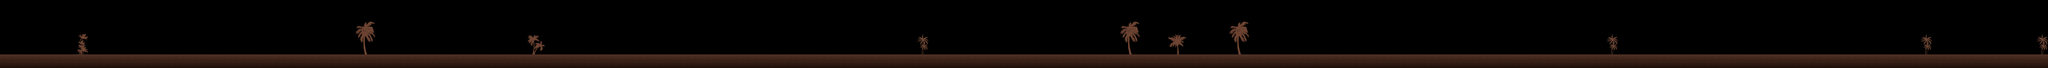

Tiled map render using the project's own tile images. Description and the map definition, with tile-layer contents summarised, below:
An orthogonal 300x10 tile map with 64x64 px tiles, 1 tile layer (bg) and 92 objects.

<map version="1.0" orientation="orthogonal" width="300" height="10" tilewidth="64" tileheight="64">
 <tileset firstgid="1" name="tile" tilewidth="64" tileheight="64">
  <image source="tile.png" width="640" height="384" />
 </tileset>
 <layer name="bg" width="300" height="10">
  <data>[3000 cells, 695 non-empty, 47 distinct tile ids]</data>
 </layer>
 <objectgroup name="bigObstacle" width="300" height="10">
  <object x="979" y="285" width="27" height="224" />
  <object x="2933" y="285" width="33" height="224" />
  <object x="3942" y="258" width="39" height="252" />
  <object x="4888" y="273" width="42" height="239" />
  <object x="6694" y="224" width="30" height="285" />
  <object x="8524" y="285" width="24" height="224" />
  <object x="10758" y="230" width="24" height="279" />
  <object x="13518" y="230" width="33" height="279" />
  <object x="14642" y="261" width="39" height="248" />
  <object x="15997" y="276" width="27" height="233" />
  <object x="16903" y="273" width="18" height="239" />
  <object x="17512" y="300" width="32" height="212" />
 </objectgroup>
 <objectgroup name="heart" width="300" height="10">
  <object x="1252" y="300" />
  <object x="1509" y="294" />
  <object x="1773" y="297" />
  <object x="2270" y="303" />
  <object x="2533" y="303" />
  <object x="2758" y="303" />
  <object x="4212" y="40" />
  <object x="4212" y="224" />
  <object x="4208" y="408" />
  <object x="7700" y="403" width="21" height="21" />
  <object x="7900" y="282" />
  <object x="8097" y="161" />
  <object x="8342" y="97" />
  <object x="8615" y="97" />
  <object x="8882" y="97" />
  <object x="9118" y="164" />
  <object x="9327" y="288" />
  <object x="9512" y="418" />
  <object x="10139" y="421" />
  <object x="10291" y="288" />
  <object x="10421" y="158" />
  <object x="11173" y="452" />
  <object x="11436" y="455" />
  <object x="12055" y="406" />
  <object x="12252" y="415" />
  <object x="12582" y="291" />
  <object x="12764" y="285" />
  <object x="13091" y="158" />
  <object x="13285" y="164" />
  <object x="14364" y="158" />
  <object x="14561" y="161" />
  <object x="14873" y="297" />
  <object x="15064" y="294" />
  <object x="15403" y="409" />
  <object x="15588" y="409" />
  <object x="16473" y="170" />
  <object x="16473" y="294" />
  <object x="16470" y="427" />
  <object x="17236" y="409" />
  <object x="17318" y="348" />
  <object x="17388" y="282" />
  <object x="17452" y="209" />
  <object x="17518" y="148" />
  <object x="17582" y="215" />
  <object x="17639" y="279" />
  <object x="17700" y="352" />
  <object x="17770" y="424" />
  <object x="17827" y="352" />
  <object x="17897" y="273" />
  <object x="17967" y="212" />
  <object x="18024" y="148" />
  <object x="18088" y="209" />
  <object x="18155" y="276" />
  <object x="18224" y="361" />
  <object x="18282" y="430" />
 </objectgroup>
 <objectgroup name="airship" width="300" height="10">
  <object x="5652" y="224" width="55" height="42">
   <ellipse />
  </object>
  <object x="12342" y="194" width="70" height="39">
   <ellipse />
  </object>
  <object x="15770" y="245" width="82" height="52">
   <ellipse />
  </object>
 </objectgroup>
 <objectgroup name="bird" width="300" height="10">
  <object x="2003" y="133" width="33" height="33">
   <ellipse />
  </object>
  <object x="2003" y="288" width="33" height="33">
   <ellipse />
  </object>
  <object x="2006" y="445" width="33" height="33">
   <ellipse />
  </object>
  <object x="3433" y="155">
   <ellipse />
  </object>
  <object x="6182" y="82">
   <ellipse />
  </object>
  <object x="6182" y="203">
   <ellipse />
  </object>
  <object x="6185" y="324">
   <ellipse />
  </object>
  <object x="6179" y="455">
   <ellipse />
  </object>
  <object x="7273" y="218">
   <ellipse />
  </object>
  <object x="7509" y="215">
   <ellipse />
  </object>
  <object x="9864" y="252">
   <ellipse />
  </object>
  <object x="10085" y="252">
   <ellipse />
  </object>
  <object x="11306" y="321">
   <ellipse />
  </object>
  <object x="13194" y="203">
   <ellipse />
  </object>
  <object x="13194" y="345">
   <ellipse />
  </object>
  <object x="14936" y="167">
   <ellipse />
  </object>
  <object x="15424" y="333">
   <ellipse />
  </object>
  <object x="17173" y="176">
   <ellipse />
  </object>
  <object x="17179" y="358">
   <ellipse />
  </object>
  <object x="17773" y="158">
   <ellipse />
  </object>
  <object x="18348" y="173">
   <ellipse />
  </object>
  <object x="18342" y="367">
   <ellipse />
  </object>
 </objectgroup>
</map>